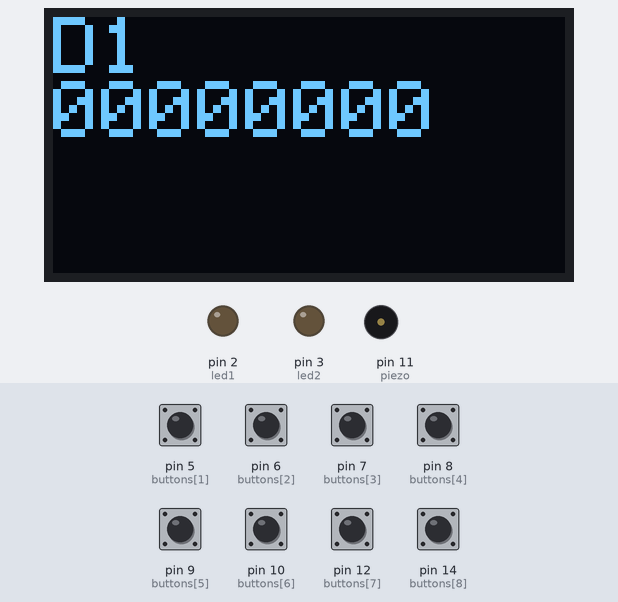
A sketch run on a simulated Arduino Uno, built with avr-gcc and run on an emulated ATmega328P. Shown: 128×64 one-colour display, output pins drawn as LEDs (lit = HIGH), buzzer (waves = sounding, pin HIGH). Inputs (shaded band) come from the test bench; at power-on: pin 5 (buttons[1]), pin 6 (buttons[2]), pin 7 (buttons[3]), pin 8 (buttons[4]), pin 9 (buttons[5]), pin 10 (buttons[6]), pin 12 (buttons[7]), pin 14 (buttons[8]) HIGH. The display library's start-up logo is not drawn; random numbers use the default seed unless the sketch sets one; what the sketch prints to the serial monitor is not drawn.

Above: at 3.2 s.
3.3 s: pin 5 (buttons[1]) pulled LOW for 0.15 s
At 4.0 s:
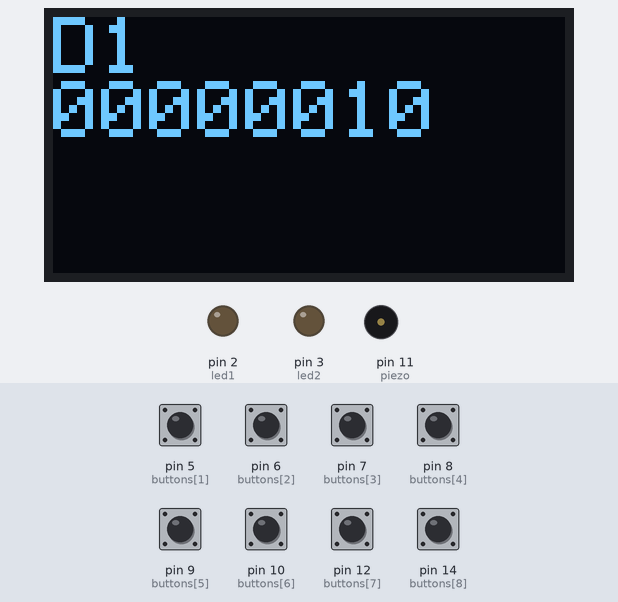
4.9 s: pin 6 (buttons[2]) pulled LOW for 0.15 s
At 5.4 s:
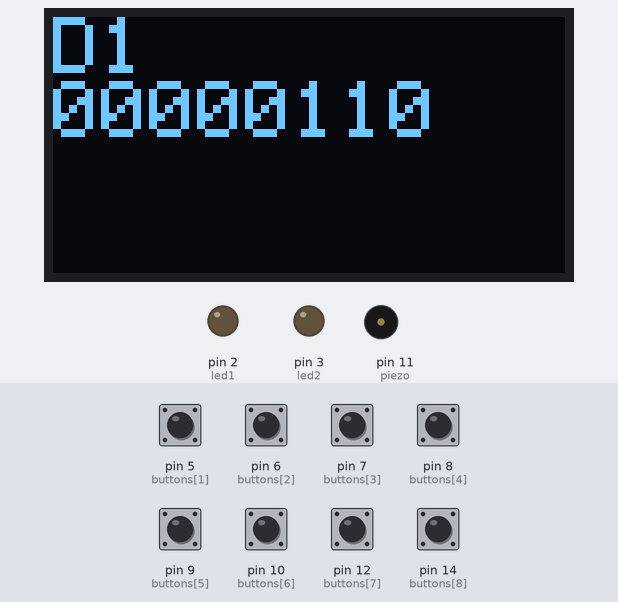
6.5 s: pin 7 (buttons[3]) pulled LOW for 0.15 s
At 7.8 s:
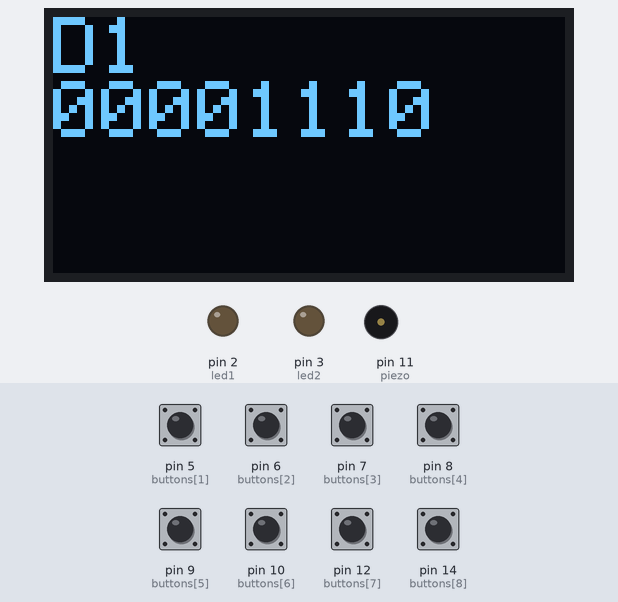
8.1 s: pin 8 (buttons[4]) pulled LOW for 0.15 s
At 8.7 s:
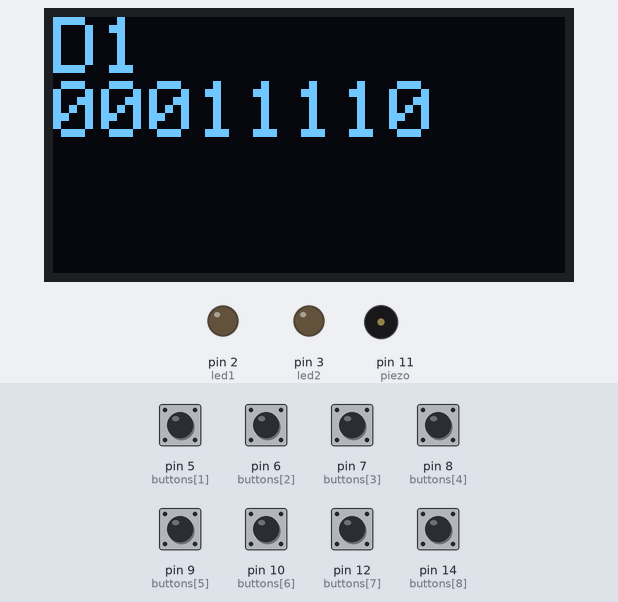
9.7 s: pin 9 (buttons[5]) pulled LOW for 0.15 s
At 10.0 s:
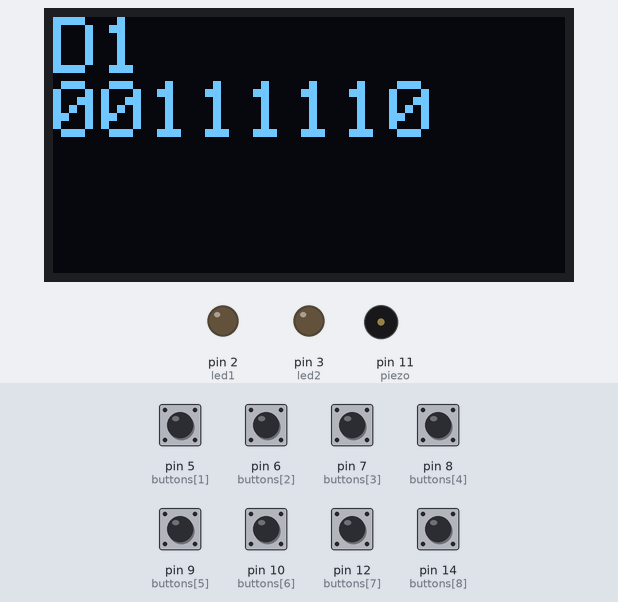
11.3 s: pin 10 (buttons[6]) pulled LOW for 0.15 s
At 12.1 s:
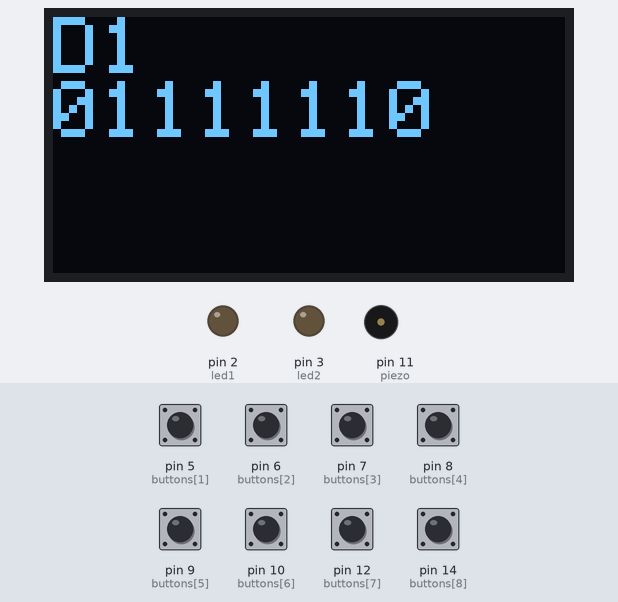
Timing chart, 0 to 13.9 s (numbered marks = the images above; inputs shaded):
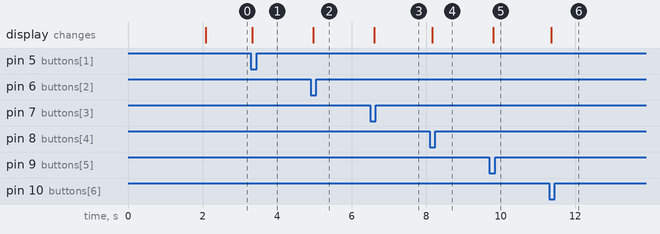

Measured:
- after the input at 3.3 s, the display: changes at once (image 1)
- after the input at 4.9 s, the display: changes after 0.07 s (image 2)
- after the input at 6.5 s, the display: changes after 0.11 s (image 3)
- after the input at 8.1 s, the display: changes after 0.06 s (image 4)
- after the input at 9.7 s, the display: changes after 0.10 s (image 5)
- after the input at 11.3 s, the display: changes after 0.05 s (image 6)

The sketch:

old_hexed.ino
```cpp
// Hexed Game
// Rohan Judd Feb 2018

#include "hex_byte.h"
#include "game.h"

#include <Wire.h>
#include <Adafruit_GFX.h>
#include <Adafruit_SSD1306.h>

#define OLED_RESET 4
Adafruit_SSD1306 display(OLED_RESET);

const int c = 261;
const int d = 294;
const int e = 329;

const byte numChars = 9;
char receivedChars[numChars]; // an array to store the received data
boolean newData = false;

byte buttons[10] = {4, 5, 6, 7, 8, 9, 10, 12, 14, 15};
byte button_byte = 0;
byte last_button_byte = 0;
byte new_presses = 0;
byte guess = 0;
byte pot = 17;
byte led1 = 2;
byte led2 = 3;
byte piezo = 11;

Game hex_game(0);

void setup()
{
  pinMode(16, INPUT);
  randomSeed(analogRead(16));

  for (int i = 0; i <= 10; i++)
  {
    pinMode(buttons[i], INPUT_PULLUP);
  }
  pinMode(pot, INPUT);
  pinMode(led1, OUTPUT);
  pinMode(led2, OUTPUT);
  pinMode(piezo, OUTPUT);

  display.begin(SSD1306_SWITCHCAPVCC, 0x3C);
  display.display();
  display.setTextSize(2);
  display.setTextColor(WHITE);
  delay(2000);

  Serial.begin(115200);
  Serial.println("Hexed");
  hex_game.new_target();
}

void loop()
{
  button_byte = get_button_byte();
  update_new_presses();
  update_guess();
  update_screen();
  delay(50);
  if (hex_game.check_guess(guess)){
    beep();
    guess = 0;
  }
}

void update_screen()
{
  display.clearDisplay();
  display.setCursor(0, 0);
  display.println(hex_game.target_to_string());
  display.setCursor(0, 16);
  display.println(get_binary_string(guess));
  display.display();
}

void check_serial()
{
  recvWithEndMarker();
  if (newData == true)
  {
    Serial.println(receivedChars);
    newData = false;
    if (!check_for_mode_change())
    {
      hex_game.check_guess(receivedChars);
    }
  }
}

boolean check_for_mode_change()
{
  if (receivedChars[0] == 'm')
  {
    if (isDigit(receivedChars[1]))
    {
      //hex_game.change_mode(receivedChars[1] - 48);
      return true;
    }
  }
  return false;
}

void beep()
{
  tone(piezo, c, 80);
  delay(80);
  tone(piezo, e, 80);
  delay(100);
  tone(piezo, c, 80);
  delay(200);
}

byte get_button_byte()
{
  byte output = 0;
  for (int i = 0; i <= 8; i++){
    (!digitalRead(buttons[i])) ? (bitSet(output, i)) : (0);
  }
  return output;
}

void debug_byte(String s, byte b)
{
  Serial.print(s);
  Serial.print(": ");
  Serial.println(get_binary_string(b));
}

void update_guess()
{
  for (int i = 0; i <= 8; i++){
    if (bitRead(new_presses, i)){
      bitWrite(guess, i, !bitRead(guess, i));
    }
  }
}

void update_new_presses()
{
  new_presses = 0;
  for (int i = 0; i <= 8; i++){
    if ((bitRead(button_byte, i)) && (!bitRead(last_button_byte, i))){
      bitSet(new_presses, i);
    }
  }
  last_button_byte = button_byte;
}
```

game.cpp
```cpp
/*
  game.cpp - Class for game object
*/
#include "Arduino.h"
#include "game.h"
#include "hex_byte.h"

static String FORMAT[3] = {"HEX","BIN","DEC"};
// 0 HEX
// 1 BIN
// 2 DEC

Game::Game(byte arg)
{
  _input_mode = 1;
  _output_mode = 0;
}

void Game::new_target()
{
  _target = random(0, 255);
  show_target();
}

byte Game::get_target()
{
  return _target;
}

void Game::change_input_mode()
{
  _input_mode = (_input_mode +1 ) % 3;
  if(_input_mode == _output_mode)
  {
    _input_mode = (_input_mode + 1) % 3;
  }
  new_target();
}

void Game::change_output_mode()
{
  _output_mode = (_output_mode +1 ) % 3;
  if(_output_mode == _input_mode)
  {
    _output_mode = (_output_mode + 1) % 3;
  }
  new_target();
}

void Game::show_target()
{
  Serial.print(target_to_string());
  Serial.print("  ");
  Serial.print(FORMAT[_input_mode]);
  Serial.print(" -> ");
  Serial.println(FORMAT[_output_mode]);
}

String Game::target_to_string()
{
  String target_text = "";
  switch (_output_mode)
  {
    case 0:
      target_text += get_hex_string(_target);
      break;
    case 1:
      target_text += get_binary_string(_target);
      break;
    case 2:
      target_text += String(_target);
      break;
    default:
      target_text = "Invalid Mode";
      break;
  }
  return target_text;
}

void Game::check_guess(char c[])
{
  byte guess = 0;
  switch (_input_mode)
  {
    case 0:
      guess =  parse_hex_input(c);
      break;
    case 1:
      guess =  parse_binary_input(c);
      break;
    case 3:
      guess = parse_decimal_input(c);
      break;
    default:
      Serial.println("Invalid Mode");
      break;
  }
  if (guess == _target)
  {
    Serial.println("Correct");
    new_target();
  }
  else
  {
    Serial.println("Try Again");
    show_target();
  }
}

boolean Game::check_guess(byte b)
{
  if (b == _target)
  {
    new_target();
    return true;
  }
  else
  {
    return false;
  }
}
```

game.h
```cpp
/*
  game.h - Class for hex byte object
*/
#ifndef game.h
#define game.h
#include "Arduino.h"

class Game
{
  public:
	  Game(byte mode);
	  void new_target();
    void show_target();
    byte get_target();
    String get_target_string();
    void change_input_mode();
    void change_output_mode();
    String target_to_string();
    void check_guess(char c[]);
    boolean check_guess(byte b);

  private:
    byte _input_mode;
    byte _output_mode;
	  byte _target;
	  int _score;
};

#endif
```

hex_byte.cpp
```cpp
/*
  hex_byte.cpp - Class for hex byte object
*/
#include "Arduino.h"
#include "hex_byte.h"

byte get_high(byte b)
{
  return b >> 4;
}

byte get_low(byte b)
{
  return b & 0x0F;
}

byte generate_byte()
{
  return byte(random(0, 255));
}

String get_hex_string(byte b)
{
  String output = "";
  output += nibble_to_ascii(get_high(b));
  output += nibble_to_ascii(get_low(b));
  return output;
}

char nibble_to_ascii(byte b)
{
  if (b < 10)
  {
    return b + 48;
  }
  else
  {
    return b - 10 + 65;
  }
}

String get_binary_string(byte b)
{
  String output = "";
  for (int i = 7; i >= 0; i--)
  {
    (bitRead(b, i)) ? (output += "1") : (output += "0");
  }
  return output;
}

byte parse_binary_input(char c[])
{
  byte b  = 0;
  for(int i = 0; i < 8; i++)
  {
    if(c[i] == '1')
    {
      bitSet(b, 7 - i);
    }
  }
  return b;
}

byte parse_hex_input(char c[])
{
  byte b  = 0;
  b += hex_ascii_to_byte(c[0]);
  b = b << 4;
  b += hex_ascii_to_byte(c[1]);
  return b;
}

byte parse_decimal_input(char c[])
{
  return atoi(c);
}

byte hex_ascii_to_byte(char c)
{
  if(c >= 48 && c <= 57)
  {
    return c - 48;
  }
  if(c >= 65 && c <= 70)
  {
    return c - 65 + 10;
  }
  return 0;
}

void recvWithEndMarker()
{
  static byte ndx = 0;
  char endMarker = '\n';
  char rc;

  while (Serial.available() > 0 && newData == false)
  {
    rc = Serial.read();
    if (rc != endMarker)
    {
      receivedChars[ndx] = rc;
      ndx++;
      if (ndx >= numChars)
      {
        ndx = numChars - 1;
      }
    }
    else
    {
      receivedChars[ndx] = '\0'; // terminate the string
      ndx = 0;
      newData = true;
    }
  }
}
```

hex_byte.h
```cpp
/*
  hex_byte.h - Class for hex byte object
*/
#ifndef hex_byte.h
#define hex_byte.h

#include "Arduino.h"

byte get_high(byte b);
byte get_low(byte b);
byte generate_byte();
String get_hex_string(byte b);
String get_binary_string(byte b);
char nibble_to_ascii(byte b);
byte parse_binary_input(char c[]);
byte parse_hex_input(char c[]);
byte parse_decimal_input(char c[]);
byte hex_ascii_to_byte(char c);
void recvWithEndMarker();

#endif
```
